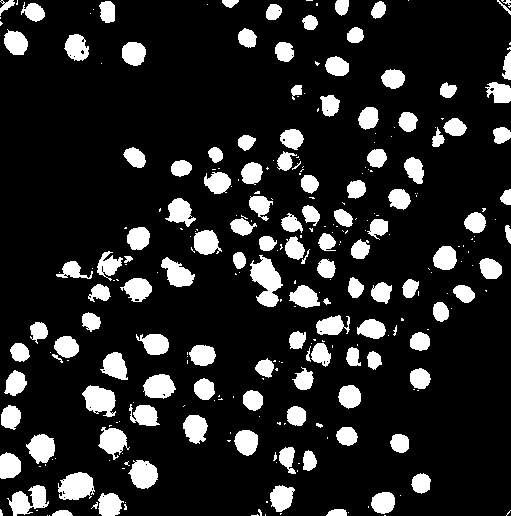
#> input picture images/img.jpg, 511 x 516 px
$ python -i cellCounter.py   (imports and definitions only)   (older library calls are emulated)
#> lines starting #> are read from the running program, lines starting #| are printed output that depends on the picture; after the words box and inside, x2 and y2 are one past the last pixel; in counts of white or black regions, pixels touching at a corner belong together
#> further down, picture is the input picture: shape (516, 511, 3); min 0, max 255, mean 38.6
import mahotas as mh
import numpy as np

class cellCounter:

	def __init__(self, image):
		self.__image = image

	def count(self):
		#dna = mh.imread(self.__path)
		#print(type(dna))
		dna = self.__image
		dna = dna.max(axis=2)
		T_otsu = mh.otsu(dna)
#> T_otsu = 8
		T_mean = dna.mean()
#> T_mean = 38.59

		dnaf = mh.gaussian_filter(dna, 2.)
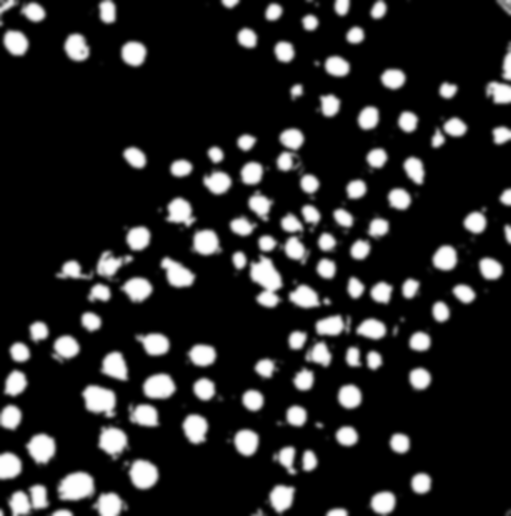
#> dnaf: shape (516, 511) float64; min 0, max 255, mean 38.6
		T_mean = dnaf.mean()
		bin_image = dnaf > T_mean
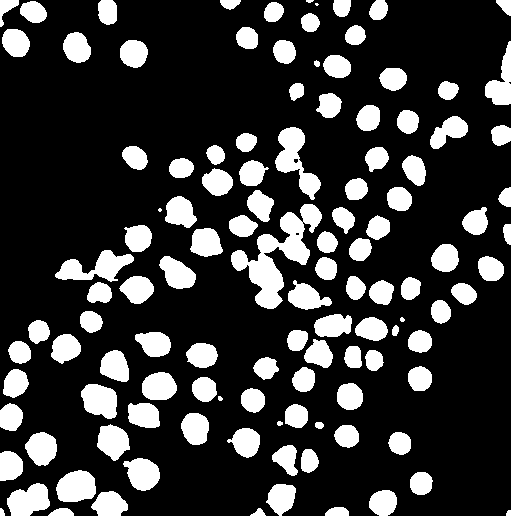
#> bin_image: shape (516, 511) bool; 21.8% white; 118 white regions (4 under 20 px), largest, box (x1, y1, x2, y2) and area: (231, 204, 322, 309) 3328, (275, 127, 321, 200) 1399, (55, 250, 134, 282) 1247

		labeled, nr_objects = mh.label(bin_image)
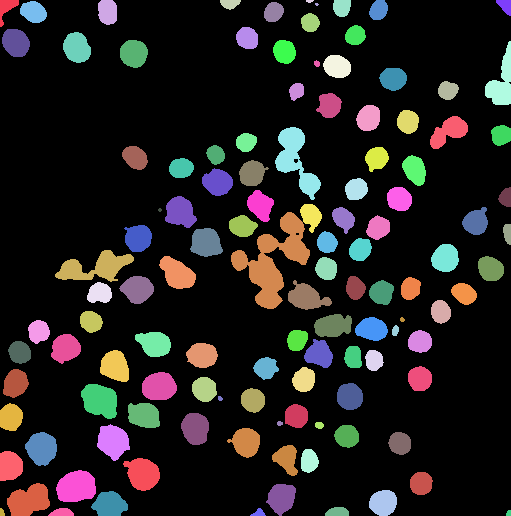
#> labeled: shape (516, 511) int32; 120 distinct labels, from 0 to 119; one colour per label, 0 black
#> nr_objects = 119

		sigma = 12.0 #guess
		dnaf = mh.gaussian_filter(dna.astype(float), sigma)
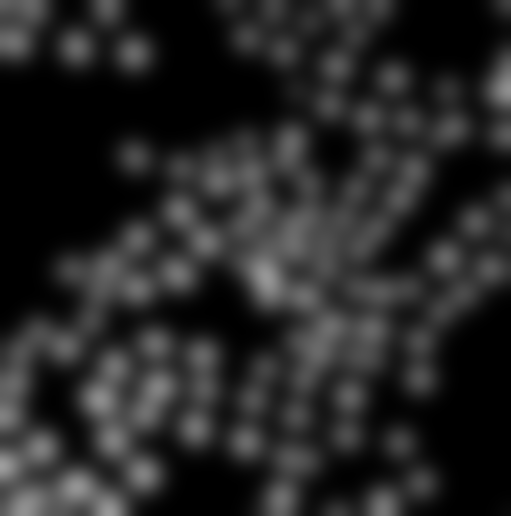
#> dnaf: shape (516, 511) float64; min 0, max 158.4, mean 38.6
#> (the run stopped early here; a loop or call above may not have finished)
